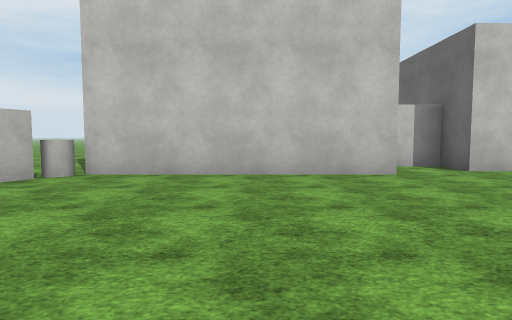
[1] (above)

12 first-person views from a walk through a scene from a Unity 3-D project. The camera is 1.3 m above the floor, tilts 4° down and sees 75° across. The floor is counted in squares, 2 m on a side. Each view is taken from the middle of a square. On the plan, view 1 faces up. The plan holds only what a view shows up to about 10 squares ahead; the rest is blank. The place goes on beyond the plan. Flat ground stands in for the terrain. The player character is not drawn. Surface patterns are stand-ins for the level's own textures.

[2]
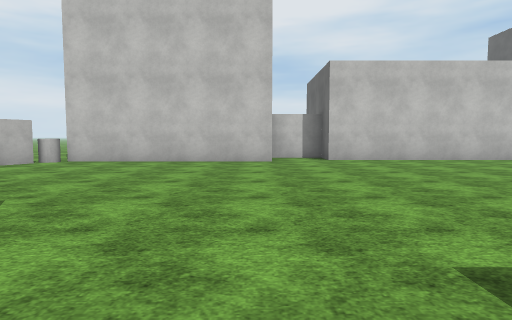

[3]
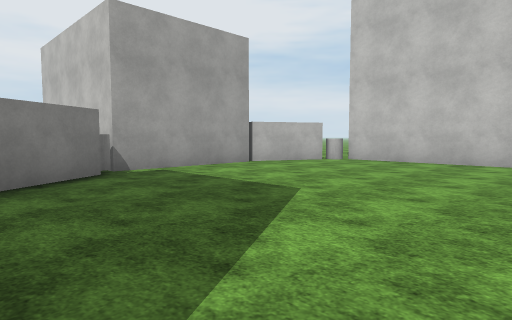

[4]
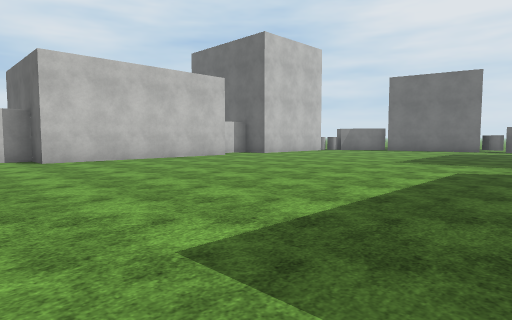

[5]
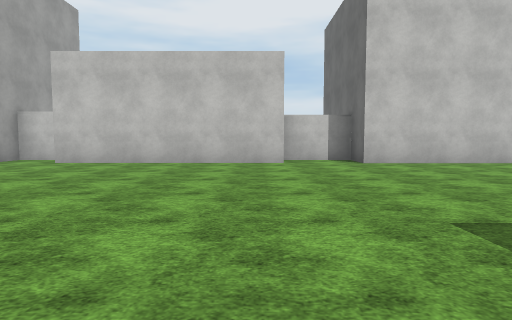

[6]
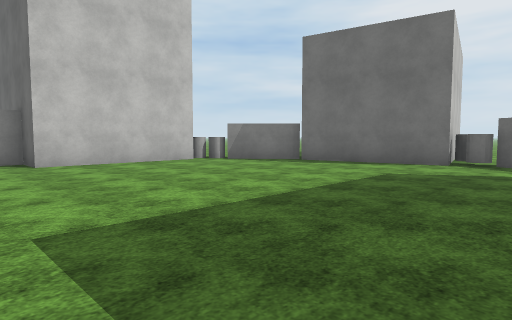

[7]
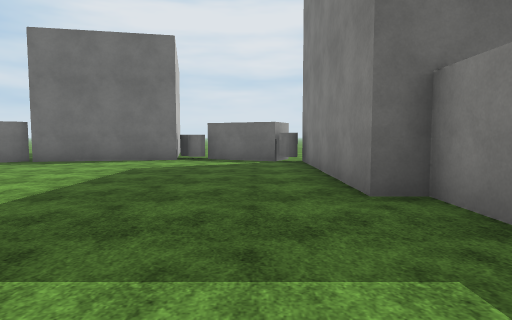

[8]
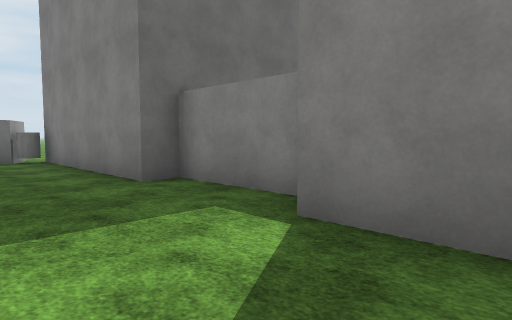

[9]
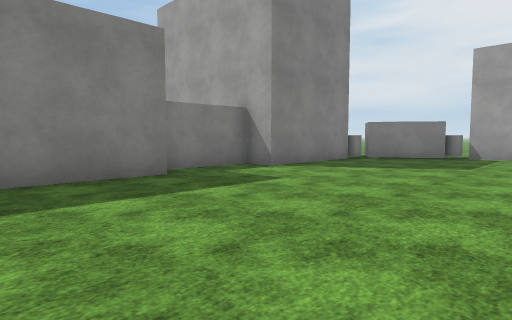

[10]
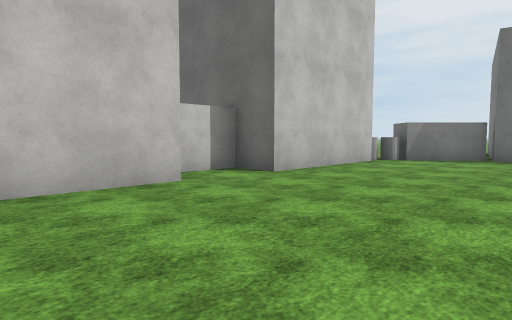

[11]
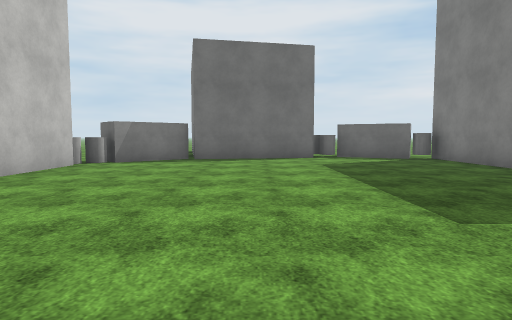

[12]
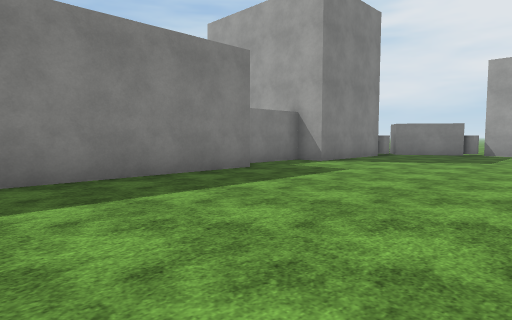

### Floor plan
Points are (right, up) in squares from view 1. A wall is a line through its corners. A room is listed if a view was taken in it or the views show most of it. See-through windows are left out.
Room 1 (views 1, 2, 3, 4, 5, 6, 7, 8, 9, 10, 11, 12)
walls: (4, -3.2) (9.8, -3.2); (10.1, -3.9) (12.6, -3.9) (12.6, -3.2) (17.2, -3.2); (9.8, 6.2) (4, 6.2) (4, 7.3) (2.4, 7.3) (2.4, 6.5); (2.5, 5.7) (-2.5, 5.7); (-1.4, -3.2) (1.4, -3.2) (1.4, -3.9) (3.6, -3.9); (15.2, 6.2) (11.6, 6.2) (11.6, 7.3) (9.8, 7.3); (-3.3, -1.4) (-2.6, -2.6); (17.8, 3.9) (16.4, 5.5) (17.2, 6.3); (-3.4, 5.2) (-4.3, 3.4) (-4.3, -0.5) (-5, -0.5); (17.7, -2.6) (18.7, -0.5); (18.3, 0.4) (17.6, 3.8); (21.1, 0.8) (19.5, 0.5)
objects: cylinder (-4, -1); cylinder (-3, 6); cylinder (-2, -3); cylinder (16, 6); cylinder (18, -3); cylinder (19, 0)

Where each view was taken, in squares from view 1:
view 1: 0 up, 0 right, facing up
view 2: 3 down, 2 right, facing up
view 3: 3 down, 2 right, facing up-left
view 4: 3 down, 2 right, facing up-right
view 5: 2 down, 9 right, facing up
view 6: 2 down, 10 right, facing up-right
view 7: 2 down, 9 right, facing right
view 8: 1 down, 8 right, facing down-right
view 9: 2 up, 7 right, facing down-left
view 10: 2 up, 7 right, facing up-right
view 11: 2 up, 8 right, facing right
view 12: 2 up, 9 right, facing down-left
